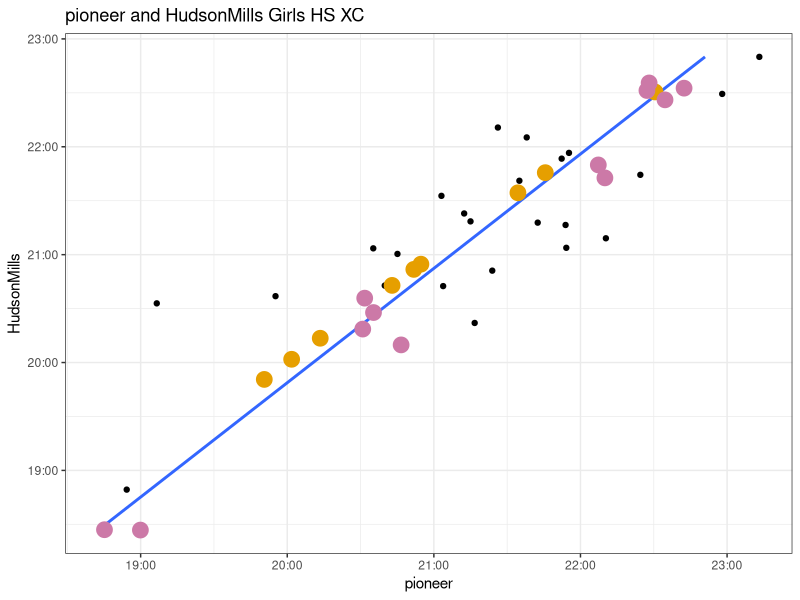
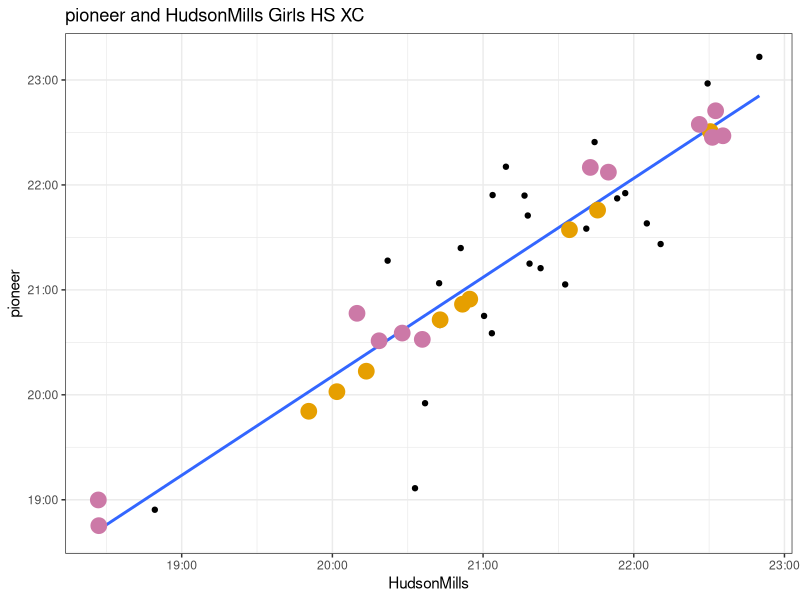
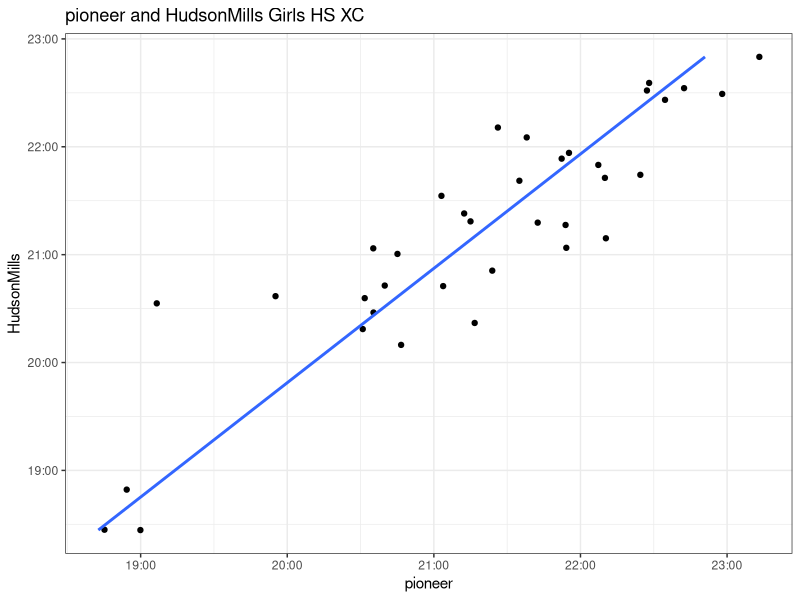

Source code (R) for these figures, in order: (Note: this script raises an error after producing the figures.)
# Tom Alig
# Sept 19, 2020
# Saline High School 
# Compare Pioneer HS course

library(tidyverse)
library(lubridate)
library(scales)
library(hms)
library(reshape2)
library(data.table)
library(Hmisc)
library(tools)
library(magrittr)
#library(mice)
#library(randomForest)

#source("RunningProjectR/scripts/my_track_scripts.R")
#source("smsxc.R")
#source("shsxc.R")

# Read in the data
shs <- read.csv("shs.xc.2020.csv")
pioneer <- read.csv("Pioneer.csv")

# Copy the df
shs2 <- shs
names(shs2)
p2 <- pioneer
names(p2)

# Get Time field to be in numeric decimal format
p2 <- p2 %>% 
  mutate(time = lubridate::ms(Time)) %>% 
  mutate(minute = time$minute *60) %>% 
  mutate(second = time$second) %>% 
  mutate(total.secs = round((minute + second), digits = 2)) %>% 
  mutate(mins.dec = total.secs/60) %>% 
  select(-minute, -second) %>% 
  select(-c(Time, time, total.secs))  %>% 
  dplyr::rename(Time2 = mins.dec)

# change some Course names
p2 <- p2 %>%
  mutate(Course = recode(Course, 'Pioneer' = 'pioneer', 
                         'Hudson Mills' = 'HudsonMills')) %>% 
  filter(Time2 < 23.5)

# copy df
p3 <- p2
p3 %>% View()

# Compare Schools
p3 %>% 
  select(-Grade) %>% 
  #group_by(School, Course) %>% 
  group_by(Course) %>% 
  #filter(Time2 < 23.5) %>% 
  #summarise(n = n())
  summarise(Median = median(Time2, na.rm = TRUE),
            Mean.Race = mean(Time2, na.rm = TRUE)) %>% 
  #summarise(count = n()) %>% 
  #filter(School == "Saline" | School == "Ann Arbor Pioneer") %>% 
  View()


# Get each individual runner into one row; eg "one row per athlete"

# First, set up the new df
blah <- p3 %>% 
  select(-Grade) %>% 
  group_by(Athlete, Course) %>%
  summarise(Median = median(Time2, na.rm = TRUE),
            Mean.Race = mean(Time2, na.rm = TRUE)) 

names(blah)
blah %>% 
  View()

# Define Courses of Interest
c1 <- "pioneer"
c2 <- "HudsonMills"

# Now, get one row per athlete
blah2 <- blah %>% 
  filter(Course == c1 | Course == c2) %>% 
  group_by(Athlete) %>%
  pivot_wider(names_from = Course, values_from = Median) %>% 
  fill(c1, c2) 

blah2 %>% 
  View()

names(blah2)

# Compare Schools
blah2 %>% 
  filter(pioneer != "NA" & HudsonMills != "NA") %>% 
  #select(-Grade) %>% 
  group_by(pioneer) %>% 
  #summarise(n = n())
  summarise(pion.med = median(pioneer, na.rm = TRUE),
          pion.mean = mean(pioneer, na.rm = TRUE)) %>% 
  #summarise(count = n()) %>% 
  #filter(School == "Saline" | School == "Ann Arbor Pioneer") %>% 
  View()


blah3 <- blah2 %>% 
  filter(pioneer != "NA" & HudsonMills != "NA")

blah3 %>% 
  View()

median(blah3$pioneer, na.rm = TRUE)
mean(blah3$pioneer, na.rm = TRUE)
median(blah3$HudsonMills, na.rm = TRUE)
mean(blah3$HudsonMills, na.rm = TRUE)


mygraph <- blah2 %>% 
  filter(pioneer != "NA" & HudsonMills != "NA") %>% 
  ggplot(aes(y = pioneer * 60, x = HudsonMills * 60)) +
  geom_point() +
  scale_y_time(labels = time_format("%M:%S"),
               name = c1) +
  scale_x_time(labels = time_format("%M:%S"),
               name = c2) +
  ggtitle(paste(c1, "and", c2, "Girls HS XC")) +
  geom_smooth(method = 'lm', formula = y~x, se = FALSE) +
  theme_bw() 



lj.df <- left_join(p3, blah3, by = "Athlete")
lj.df %>% View()
names(lj.df)

lj.df2 <- lj.df %>% 
  mutate(hm2 = HudsonMills,
         p2 = pioneer) %>% 
  select(-c(HudsonMills, pioneer, Grade, Mean.Race))

names(lj.df2)
lj.df2 %>% 
  View()

lj.df3 <- lj.df2 %>% 
  distinct(Athlete, .keep_all = TRUE) %>% 
  mutate(hm3 = ifelse(School == 'Saline', Time2, hm2),
         p3 = ifelse(School == 'Saline', Time2, p2)) %>% 
  filter(School == 'Saline') %>% 
  mutate(HudsonMills = hm3,
         pioneer = p3) 
  

cb.orange <- "#E69F00"
cb.purple <- "#CC79A7"

mg2 <- mygraph + geom_point(data = lj.df3, 
                     color = cb.orange,
                     size = 5) 


lj.df4 <- lj.df2 %>% 
  distinct(Athlete, .keep_all = TRUE) %>% 
  filter(School == 'Ann Arbor Pioneer') %>% 
  mutate(HudsonMills = hm2,
         pioneer = p2) 


mg3 <- mg2 + geom_point(data = lj.df4,
                color = cb.purple,
                size = 5)

mg3 + coord_flip()
mg3

mygraph + coord_flip()

##   DISCARDED CODE
lj.df2 %>% 
  ifelse(Course %in% c('HudsonMills') & is.na(hm2),
         hm2 = Time2,
         p2 = Time2) %>% 
  View()


  #ifelse((Course %in% "HudsonMills" & !is.na(Time2)), 
  ifelse(Course == "HudsonMills", 
         hm2 = Time2,
         p2 = 99) %>% 
  #select(-(c(Grade, Course, Time2))) %>% 
  View()

  
  ggplot(aes(y = p3 * 60, x = hm3 * 60),
         color = School,
         size = School) +
    geom_point() +
    scale_y_time(labels = time_format("%M:%S"),
                 name = c1) +
    scale_x_time(labels = time_format("%M:%S"),
                 name = c2) +
    #coord_cartesian(xlim = c(17*60, 22*60),
    #                ylim = c(17*60, 22*60)) +
    #coord_cartesian(ylim = c(17*60, 22*60)) +
    #geom_text(aes(label = round(pioneer, 2)),
    #          size = 3) +
    ggtitle(paste(c1, "and", c2, "Girls HS XC")) +
    geom_smooth(method = 'lm', formula = y~x, se = FALSE) +
    theme_bw() 
  
  
